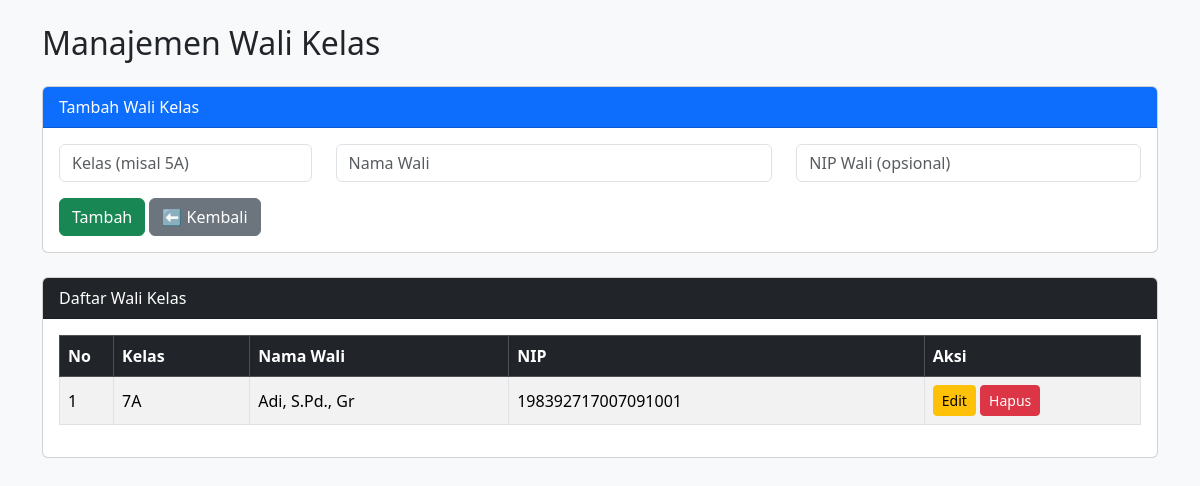
The app's page /wali_kelas.php (signed in) with its own data.
### tables this page shows
CREATE TABLE `wali_kelas` (
  `id` int(11) NOT NULL,
  `kelas` varchar(20) NOT NULL,
  `nama_wali` varchar(100) NOT NULL,
  `nip_wali` varchar(50) DEFAULT NULL,
  `created_at` timestamp NOT NULL DEFAULT current_timestamp()
);

### wali_kelas.php (the view, shortened to what this page needs)
<?php
include 'config.php';
$waliList = mysqli_query($conn, "SELECT * FROM wali_kelas ORDER BY kelas");
?>
<!DOCTYPE html>
<html lang="id">
<head>
  <link href="https://cdn.jsdelivr.net/npm/bootstrap@5.3.2/dist/css/bootstrap.min.css" rel="stylesheet">
</head>
<body class="bg-light">
<div class="container py-4">
  <h2 class="mb-4">Manajemen Wali Kelas</h2>
  <div class="card mb-4">
    <div class="card-header bg-primary text-white">Tambah Wali Kelas</div>
    <div class="card-body">
      <form method="post">
        <div class="row mb-3">
          <div class="col-md-3">
            <input type="text" name="kelas" class="form-control" placeholder="Kelas (misal 5A)" required>
          </div>
          <div class="col-md-5">
            <input type="text" name="nama_wali" class="form-control" placeholder="Nama Wali" required>
          </div>
          <div class="col-md-4">
            <input type="text" name="nip_wali" class="form-control" placeholder="NIP Wali (opsional)">
          </div>
        </div>
        <button type="submit" name="tambah" class="btn btn-success">Tambah</button>
        <a href="dashboard.php" class="btn btn-secondary">⬅ Kembali</a>
      </form>
    </div>
  </div>
  <div class="card">
    <div class="card-header bg-dark text-white">Daftar Wali Kelas</div>
    <div class="card-body table-responsive">
      <table class="table table-striped table-bordered align-middle">
        <thead class="table-dark">
          <tr>
            <th width="5%">No</th>
            <th>Kelas</th>
            <th>Nama Wali</th>
            <th>NIP</th>
            <th width="20%">Aksi</th>
          </tr>
        </thead>
        <tbody>
        <?php
        $no = 1;
        while ($row = mysqli_fetch_assoc($waliList)) {
            echo "<tr>";
            echo "<td>{$no}</td>";
            echo "<td>{$row['kelas']}</td>";
            echo "<td>{$row['nama_wali']}</td>";
            echo "<td>{$row['nip_wali']}</td>";
            echo "<td>
                    <button class='btn btn-warning btn-sm' data-bs-toggle='modal' data-bs-target='#editModal{$row['id']}'>Edit</button>
                    <a href='wali_kelas.php?hapus={$row['id']}' class='btn btn-danger btn-sm' onclick=\"return confirm('Yakin hapus data ini?')\">Hapus</a>
                  </td>";
            echo "</tr>";
            $no++;
        }
        ?>
        </tbody>
      </table>
    </div>
  </div>
</div>
</body>
</html>

### records on screen
wali_kelas: kelas "7A", nama_wali "Adi, S.Pd., Gr", nip_wali "198392717007091001"
